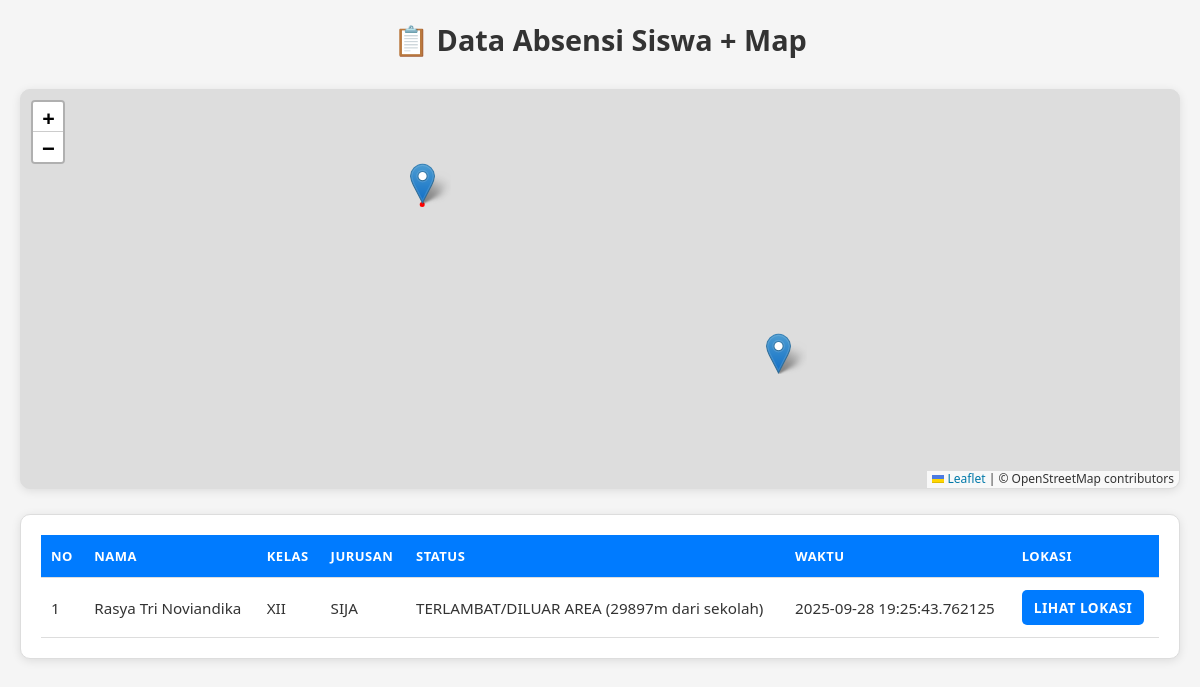
The page /admin/absensi_map (signed in) on the database its author committed.
### tables this page shows
CREATE TABLE absensi (
            id INTEGER PRIMARY KEY AUTOINCREMENT,
            siswa_id INTEGER,
            nama TEXT NOT NULL,
            kelas TEXT NOT NULL,
            jurusan TEXT NOT NULL,
            latitude REAL,
            longitude REAL,
            status TEXT NOT NULL,
            waktu TIMESTAMP DEFAULT CURRENT_TIMESTAMP
        );

### app.py (the view)
@app.route("/admin/absensi_map")
@login_required
def admin_absensi_map():
    conn = sqlite3.connect(DB_NAME)
    cur = conn.cursor()
    cur.execute("""
        SELECT nama, kelas, jurusan, status, waktu, latitude, longitude
        FROM absensi
        ORDER BY waktu DESC
    """)
    absensi = cur.fetchall()
    conn.close()
    conn = sqlite3.connect(DB_NAME)
    cur = conn.cursor()
    cur.execute("SELECT latitude, longitude FROM settings WHERE id=1")
    row = cur.fetchone()
    conn.close()
    school_lat = row[0] if row else SCHOOL_LAT
    school_lng = row[1] if row else SCHOOL_LNG
    return render_template(
        "admin/absensi_map.html",
        absensi=absensi,
        SCHOOL_LAT=school_lat,
        SCHOOL_LNG=school_lng
    )

### app.py (called while the page is built)
def login_required(f):
    from functools import wraps
    @wraps(f)
    def decorated_function(*args, **kwargs):
        if 'admin_logged_in' not in session:
            return redirect(url_for('admin_login'))
        return f(*args, **kwargs)
    return decorated_function

### templates/admin/absensi_map.html (shortened to what this page needs)
<!DOCTYPE html>
<html lang="id">
<head>
  <link rel="stylesheet" href="https://unpkg.com/leaflet/dist/leaflet.css" />
</head>
<body>
  <h2>📋 Data Absensi Siswa + Map</h2>
  <div id="map"></div>
  <div class="table-container">
    <table>
      <thead>
        <tr>
          <th>No</th>
          <th>Nama</th>
          <th>Kelas</th>
          <th>Jurusan</th>
          <th>Status</th>
          <th>Waktu</th>
          <th>Lokasi</th>
        </tr>
      </thead>
      <tbody>
        {% for a in absensi %}
        <tr>
          <td>{{ loop.index }}</td>
          <td>{{ a[0] }}</td>
          <td>{{ a[1] }}</td>
          <td>{{ a[2] }}</td>
          <td>{{ a[3] }}</td>
          <td>{{ a[4] }}</td>
          <td>
            {% if a[5] and a[6] %}
              <a class="button" href="#" onclick="focusMarker({{ loop.index0 }})">Lihat Lokasi</a>
            {% else %}
              -
            {% endif %}
          </td>
        </tr>
        {% endfor %}
      </tbody>
    </table>
  </div>
</body>
</html>

### templates/admin/absensi_map.html (style rules this page uses)
* { margin: 0; padding: 0; box-sizing: border-box; font-family: 'Segoe UI', Tahoma, Geneva, Verdana, sans-serif; }
body { background: #f5f5f5; color: #333; padding: 20px; min-height: 100vh; }
h2 { text-align: center; margin-bottom: 30px; font-size: 1.8rem; font-weight: 600; color: #333; }
#map { height: 400px; width: 100%; margin-bottom: 25px; border-radius: 10px; box-shadow: 0 2px 10px rgba(0,0,0,0.1); border: 1px solid #ddd; }
.table-container { background: #fff; padding: 20px; border-radius: 10px; box-shadow: 0 2px 10px rgba(0,0,0,0.1); border: 1px solid #ddd; overflow-x: auto; }
table { width: 100%; border-collapse: collapse; min-width: 700px; }
th, td { padding: 12px 10px; border-bottom: 1px solid #ddd; text-align: left; font-size: 0.95rem; }
th { background: #007bff; color: white; text-transform: uppercase; letter-spacing: 0.5px; font-size: 13px; font-weight: 600; }
a.button { display: inline-block; color: #fff; background: #007bff; padding: 8px 12px; border-radius: 5px; text-decoration: none; font-size: 0.85rem; font-weight: 600; transition: all 0.3s ease; text-transform: uppercase; letter-spacing: 0.5px; }
html { scroll-behavior: smooth; }

### rows shown on the page
absensi: nama "Rasya Tri Noviandika", kelas "XII", jurusan "SIJA", status "TERLAMBAT/DILUAR AREA (29897m dari sekolah)", waktu "2025-09-28 19:25:43.762125"
